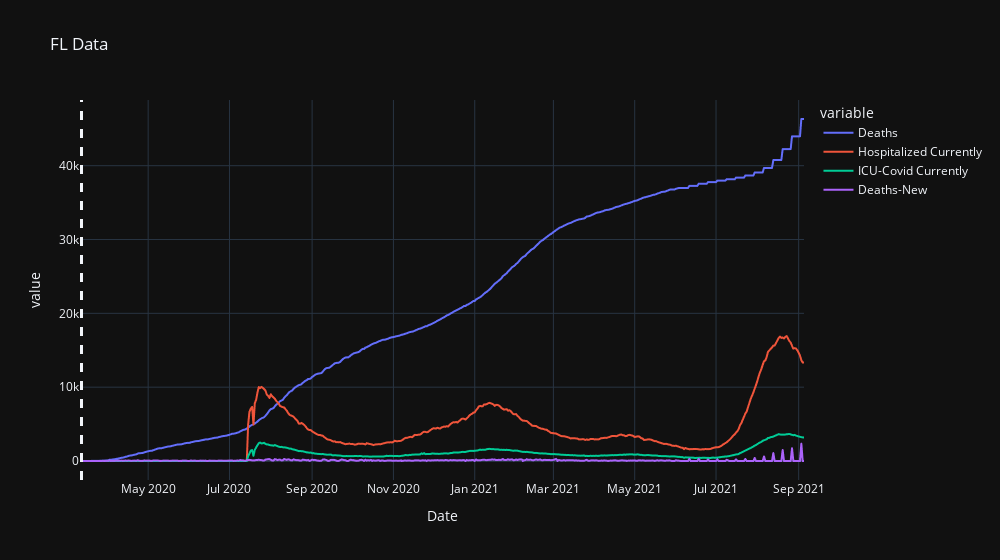

Notebook code cell kept with this figure:
### Code cell
pfig = px.line(FL,y=plot_cols,width=1000,title="FL Data")
pfig.add_vline(first_ts,line_width=3,line_dash="dash",name='Start')
pfig.show()

### Figure 1 — Plotly figure (JSON) as saved in the notebook; plotly's stock layout.template omitted (floating-point values rounded to 4 significant figures; data arrays with more than 128 entries replaced by an {"elided": "..."} marker saying what was removed)
{"data": [{"hovertemplate": "variable=Deaths<br>Date=%{x}<br>value=%{y}<extra></extra>", "legendgroup": "Deaths", "line": {"color": "#636efa", "dash": "solid"}, "marker": {"symbol": "circle"}, "mode": "lines", "name": "Deaths", "showlegend": true, "type": "scattergl", "x": {"elided": "546 str values"}, "xaxis": "x", "y": {"elided": "546 int values"}, "yaxis": "y"}, {"hovertemplate": "variable=Hospitalized Currently<br>Date=%{x}<br>value=%{y}<extra></extra>", "legendgroup": "Hospitalized Currently", "line": {"color": "#EF553B", "dash": "solid"}, "marker": {"symbol": "circle"}, "mode": "lines", "name": "Hospitalized Currently", "showlegend": true, "type": "scattergl", "x": {"elided": "546 str values"}, "xaxis": "x", "y": {"elided": "546 int values"}, "yaxis": "y"}, {"hovertemplate": "variable=ICU-Covid Currently<br>Date=%{x}<br>value=%{y}<extra></extra>", "legendgroup": "ICU-Covid Currently", "line": {"color": "#00cc96", "dash": "solid"}, "marker": {"symbol": "circle"}, "mode": "lines", "name": "ICU-Covid Currently", "showlegend": true, "type": "scattergl", "x": {"elided": "546 str values"}, "xaxis": "x", "y": {"elided": "546 int values"}, "yaxis": "y"}, {"hovertemplate": "variable=Deaths-New<br>Date=%{x}<br>value=%{y}<extra></extra>", "legendgroup": "Deaths-New", "line": {"color": "#ab63fa", "dash": "solid"}, "marker": {"symbol": "circle"}, "mode": "lines", "name": "Deaths-New", "showlegend": true, "type": "scattergl", "x": {"elided": "546 str values"}, "xaxis": "x", "y": {"elided": "546 int values"}, "yaxis": "y"}], "layout": {"legend": {"title": {"text": "variable"}, "tracegroupgap": 0}, "shapes": [{"line": {"dash": "dash", "width": 3}, "name": "Start", "type": "line", "x0": "2020-03-12T00:00:00", "x1": "2020-03-12T00:00:00", "xref": "x", "y0": 0, "y1": 1, "yref": "y domain"}], "title": {"text": "FL Data"}, "width": 1000, "xaxis": {"anchor": "y", "domain": [0, 1], "title": {"text": "Date"}}, "yaxis": {"anchor": "x", "domain": [0, 1], "title": {"text": "value"}}}}
